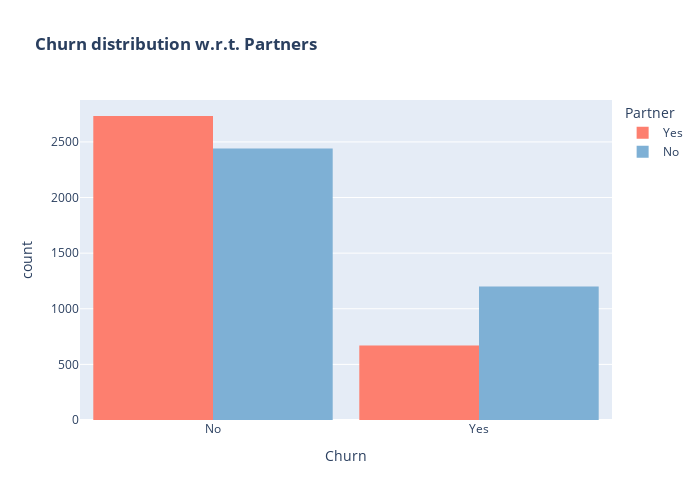

Notebook code cell kept with this figure:
### Code cell
color_map = {"Yes": '#fd7f6f', "No": '#7eb0d5'}
fig = px.histogram(cust_data, x="Churn", color="Partner", barmode="group", title="<b>Churn distribution w.r.t. Partners</b>", color_discrete_map=color_map)
fig.update_layout(width=700, height=500, bargap=0.1)
fig.show()

### Figure 1 — Plotly figure (JSON) as saved in the notebook; plotly's stock layout.template omitted (floating-point values rounded to 4 significant figures; data arrays with more than 128 entries replaced by an {"elided": "..."} marker saying what was removed)
{"data": [{"alignmentgroup": "True", "bingroup": "x", "hovertemplate": "Partner=Yes<br>Churn=%{x}<br>count=%{y}<extra></extra>", "legendgroup": "Yes", "marker": {"color": "#fd7f6f", "pattern": {"shape": ""}}, "name": "Yes", "offsetgroup": "Yes", "orientation": "v", "showlegend": true, "type": "histogram", "x": {"elided": "3402 str values"}, "xaxis": "x", "yaxis": "y"}, {"alignmentgroup": "True", "bingroup": "x", "hovertemplate": "Partner=No<br>Churn=%{x}<br>count=%{y}<extra></extra>", "legendgroup": "No", "marker": {"color": "#7eb0d5", "pattern": {"shape": ""}}, "name": "No", "offsetgroup": "No", "orientation": "v", "showlegend": true, "type": "histogram", "x": {"elided": "3641 str values"}, "xaxis": "x", "yaxis": "y"}], "layout": {"bargap": 0.1, "barmode": "group", "height": 500, "legend": {"title": {"text": "Partner"}, "tracegroupgap": 0}, "title": {"text": "<b>Churn distribution w.r.t. Partners</b>"}, "width": 700, "xaxis": {"anchor": "y", "domain": [0, 1], "title": {"text": "Churn"}}, "yaxis": {"anchor": "x", "domain": [0, 1], "title": {"text": "count"}}}}
